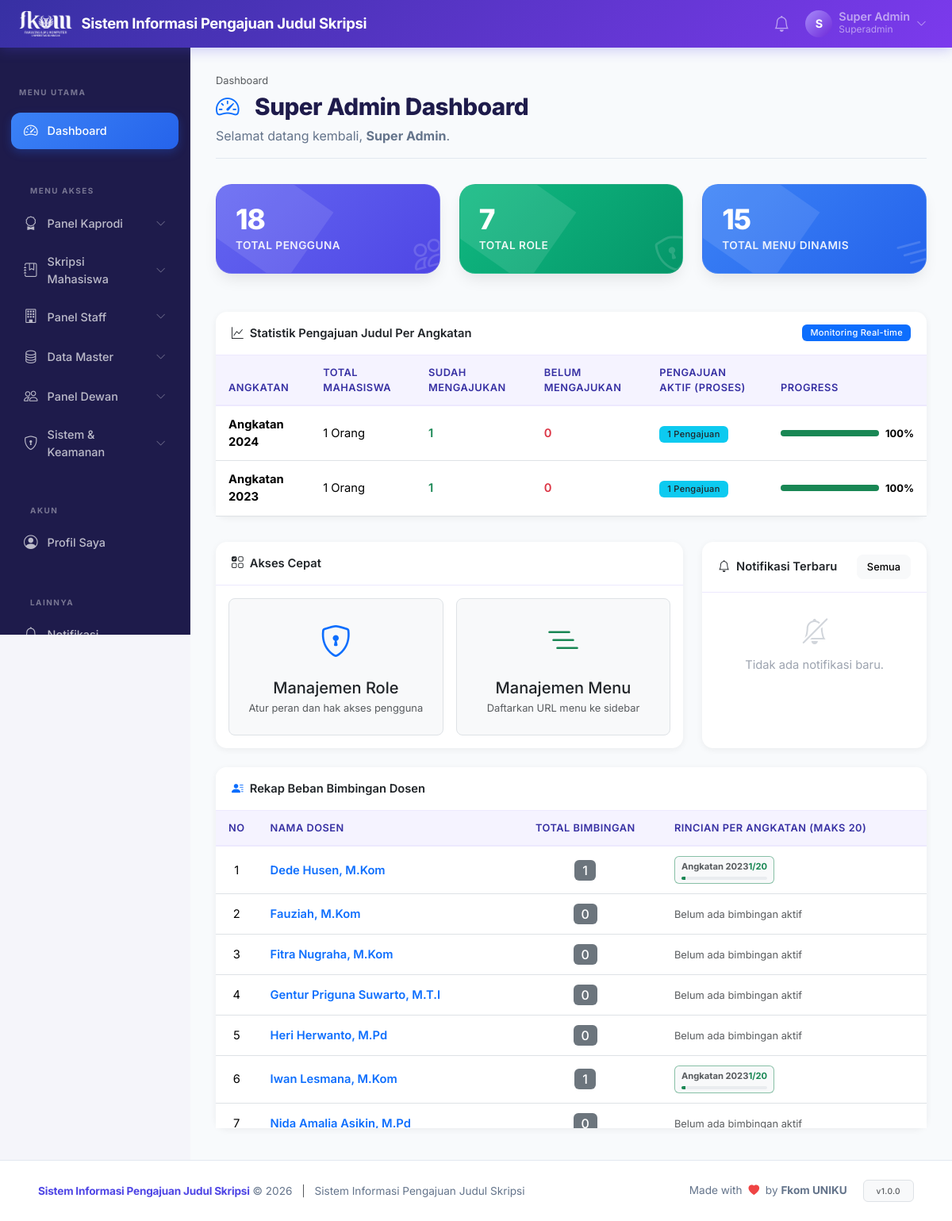
Page /?page=dashboard (signed in) on the committed database.
### tables this page shows
CREATE TABLE `dosen` (
  `id` int unsigned NOT NULL AUTO_INCREMENT,
  `nama` varchar(150) NOT NULL,
  `nidn` varchar(20) NOT NULL,
  `email` varchar(150) DEFAULT NULL,
  `prodi_id` int unsigned DEFAULT NULL,
  `bidang_keahlian` varchar(200) DEFAULT NULL,
  `jabatan_akademik` varchar(100) DEFAULT NULL,
  `pendidikan` varchar(100) DEFAULT NULL,
  `no_hp` varchar(20) DEFAULT NULL,
  `is_active` tinyint(1) NOT NULL DEFAULT '1',
  PRIMARY KEY (`id`),
  UNIQUE KEY `nidn` (`nidn`),
  UNIQUE KEY `uq_nidn` (`nidn`),
  KEY `fk_dosen_prodi` (`prodi_id`),
  CONSTRAINT `fk_dosen_prodi` FOREIGN KEY (`prodi_id`) REFERENCES `prodi` (`id`) ON DELETE SET NULL
);

### config/database.php (called while the page is built, shortened)
<?php
function getDB(): PDO {
    static $pdo = null;
    if ($pdo === null) {
        $dsn = "mysql:host=" . DB_HOST . ";dbname=" . DB_NAME . ";charset=" . DB_CHARSET;
        $options = [
            PDO::ATTR_ERRMODE            => PDO::ERRMODE_EXCEPTION,
            PDO::ATTR_DEFAULT_FETCH_MODE => PDO::FETCH_ASSOC,
            PDO::ATTR_EMULATE_PREPARES   => false,
        ];
        try {
            $pdo = new PDO($dsn, DB_USER, DB_PASS, $options);
        } catch (PDOException $e) {
            error_log("Database connection failed: " . $e->getMessage());
            die(json_encode(['error' => 'Database connection failed.']));
        }
    }
    return $pdo;
}

### models/Dosen.php (called while the page is built, shortened)
<?php
class Dosen {
    private PDO $db;
    public function __construct() {
        $this->db = getDB();
    }
    public function getAllWorkloadGrouped(): array {
        $sql = "SELECT d.id, d.nama, m.angkatan, COUNT(p.id) as total
                FROM dosen d
                LEFT JOIN pembimbing p ON d.id = p.dosen_id
                LEFT JOIN pengajuan_judul pj ON p.pengajuan_id = pj.id
                LEFT JOIN mahasiswa m ON pj.user_id = m.user_id
                WHERE d.is_active = 1
                GROUP BY d.id, m.angkatan
                ORDER BY d.nama ASC, m.angkatan DESC";
        $stmt = $this->db->prepare($sql);
        $stmt->execute();
        $raw = $stmt->fetchAll(PDO::FETCH_ASSOC);
        $grouped = [];
        foreach ($raw as $row) {
            $id = $row['id'];
            if (!isset($grouped[$id])) {
                $grouped[$id] = [
                    'id' => $id,
                    'nama' => $row['nama'],
                    'total_semua' => 0,
                    'per_angkatan' => []
                ];
            }
            if ($row['angkatan']) {
                $grouped[$id]['per_angkatan'][$row['angkatan']] = $row['total'];
                $grouped[$id]['total_semua'] += $row['total'];
            }
        }
        return array_values($grouped);
    }
}

### core/Helper.php (called while the page is built, shortened)
<?php
function e(mixed $value): string {
    return htmlspecialchars((string)$value, ENT_QUOTES | ENT_HTML5, 'UTF-8');
}

### views/components/workload_table.php (the view, shortened to what this page needs)
<div class="card mt-4">
    <div class="card-header d-flex justify-content-between align-items-center bg-white py-3">
        <span><i class="bi bi-person-lines-fill me-2 text-primary"></i>Rekap Beban Bimbingan Dosen</span>
    </div>
    <div class="card-body p-0">
        <div class="table-responsive" style="max-height: 400px; overflow-y: auto;">
            <table class="table table-hover table-sititi mb-0 align-middle">
                <thead class="table-light sticky-top">
                    <tr>
                        <th style="width: 50px;">No</th>
                        <th>Nama Dosen</th>
                        <th class="text-center">Total Bimbingan</th>
                        <th>Rincian per Angkatan (Maks <?= MAX_PEMBIMBING_PER_ANGKATAN ?>)</th>
                    </tr>
                </thead>
                <tbody>
                    <?php if (empty($workloadDosen)): ?>
                    <tr>
                        <td colspan="4" class="text-center py-4 text-muted">Belum ada data dosen atau bimbingan.</td>
                    </tr>
                    <?php else: ?>
                        <?php $no = 1; foreach ($workloadDosen as $wd): ?>
                        <tr>
                            <td class="text-center"><?= $no++ ?></td>
                            <td class="fw-semibold text-primary"><?= e($wd['nama']) ?></td>
                            <td class="text-center">
                                <span class="badge bg-secondary fs-6"><?= $wd['total_semua'] ?></span>
                            </td>
                            <td>
                                <?php if (empty($wd['per_angkatan'])): ?>
                                    <span class="text-muted small">Belum ada bimbingan aktif</span>
                                <?php else: ?>
                                    <div class="d-flex flex-wrap gap-2">
                                    <?php foreach ($wd['per_angkatan'] as $angkatan => $total):
                                        $percent = ($total / MAX_PEMBIMBING_PER_ANGKATAN) * 100;
                                        $colorClass = 'success';
                                    ?>
                                        <div class="border rounded px-2 py-1 bg-light border-<?= $colorClass ?> border-opacity-50" style="min-width: 100px;">
                                            <div class="d-flex justify-content-between mb-1" style="font-size: 0.7rem;">
                                                <span class="fw-bold text-muted">Angkatan <?= $angkatan ?></span>
                                                <span class="text-<?= $colorClass ?> fw-bold"><?= $total ?>/<?= MAX_PEMBIMBING_PER_ANGKATAN ?></span>
                                            </div>
                                            <div class="progress" style="height: 4px;">
                                                <div class="progress-bar bg-<?= $colorClass ?>" style="width: <?= $percent ?>%"></div>
                                            </div>
                                        </div>
                                    <?php endforeach; ?>
                                    </div>
                                <?php endif; ?>
                            </td>
                        </tr>
                        <?php endforeach; ?>
                    <?php endif; ?>
                </tbody>
            </table>
        </div>
    </div>
</div>

### rows in the picture
dosen: nama "Dede Husen, M.Kom", total_semua "1", angkatan "2023", total "1", $percent 5 (drawn)
dosen: nama "Fauziah, M.Kom", total_semua "0", shows "Belum ada bimbingan aktif"
dosen: nama "Fitra Nugraha, M.Kom", total_semua "0", shows "Belum ada bimbingan aktif"
dosen: nama "Gentur Priguna Suwarto, M.T.I", total_semua "0", shows "Belum ada bimbingan aktif"
dosen: nama "Heri Herwanto, M.Pd", total_semua "0", shows "Belum ada bimbingan aktif"
dosen: nama "Iwan Lesmana, M.Kom", total_semua "1", angkatan "2023", total "1", $percent 5 (drawn)
dosen: nama "Nida Amalia Asikin, M.Pd", total_semua "0", shows "Belum ada bimbingan aktif"

### other values in the picture
APP_NAME "Sistem Informasi Pengajuan Judul Skripsi"
substr(Auth::user()['nama'], 0, 1) "S"
truncate(Auth::user()['nama'], 20) "Super Admin"
Auth::role() "Superadmin"
$groupTitle "Panel Kaprodi"
$groupTitle "Skripsi Mahasiswa"
$groupTitle "Panel Staff"
$groupTitle "Data Master"
$groupTitle "Panel Dewan"
$groupTitle "Sistem & Keamanan"
Auth::user()['nama'] "Super Admin"
$stats['users'] "18"
$stats['roles'] "7"
$stats['menus'] "15"
$s['angkatan'] "2024"
